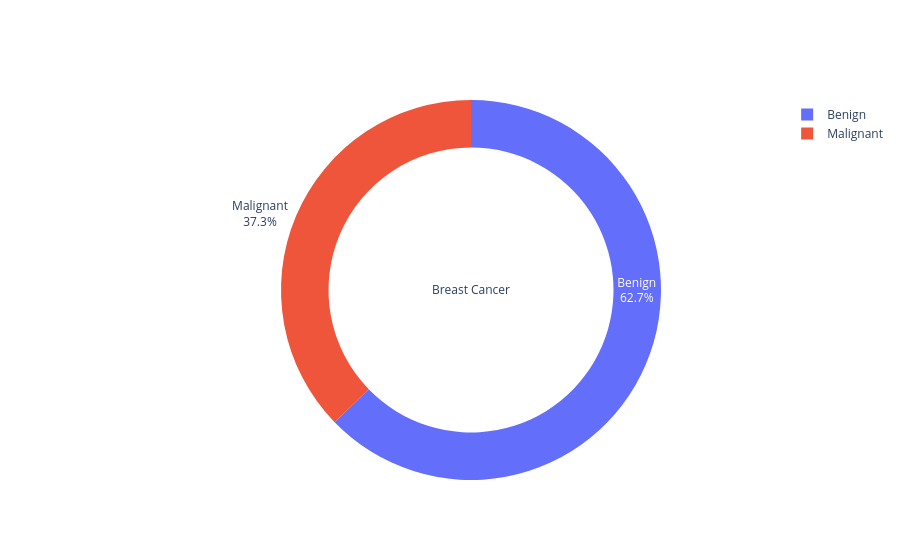

Notebook code for this chart:
### Code cell
import plotly.graph_objects as go
labels = ['Benign','Malignant']
values = [357, 212]
fig = go.Figure(data=[go.Pie(labels=labels, values=values,title='Breast Cancer', textinfo='label+percent',
                            insidetextorientation='radial', hole=.75)])
fig.show()

### Figure 1 — Plotly figure (JSON) as saved in the notebook; plotly's stock layout.template omitted (floating-point values rounded to 4 significant figures)
{"data": [{"hole": 0.75, "insidetextorientation": "radial", "labels": ["Benign", "Malignant"], "textinfo": "label+percent", "title": {"text": "Breast Cancer"}, "type": "pie", "values": [357, 212]}], "layout": {}}
